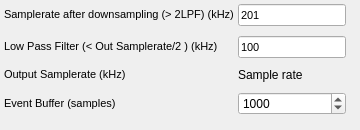
          <widget class="QWidget" name="Settings">
           <attribute name="title">
            <string>Settings</string>
           </attribute>
           <widget class="QWidget" name="layoutWidget">
            <property name="geometry">
             <rect>
              <x>0</x>
              <y>0</y>
              <width>351</width>
              <height>121</height>
             </rect>
            </property>
            <layout class="QGridLayout" name="gridLayout_15">
             <property name="horizontalSpacing">
              <number>0</number>
             </property>
             <item row="3" column="0">
              <widget class="QLabel" name="label_5">
               <property name="sizePolicy">
                <sizepolicy hsizetype="Fixed" vsizetype="Fixed">
                 <horstretch>0</horstretch>
                 <verstretch>0</verstretch>
                </sizepolicy>
               </property>
               <property name="font">
                <font>
                 <family>Arial</family>
                 <pointsize>8</pointsize>
                 <weight>50</weight>
                 <bold>false</bold>
                </font>
               </property>
               <property name="text">
                <string>Event Buffer (samples)</string>
               </property>
              </widget>
             </item>
             <item row="2" column="0">
              <widget class="QLabel" name="label_2">
               <property name="sizePolicy">
                <sizepolicy hsizetype="Fixed" vsizetype="Fixed">
                 <horstretch>0</horstretch>
                 <verstretch>0</verstretch>
                </sizepolicy>
               </property>
               <property name="font">
                <font>
                 <family>Arial</family>
                 <pointsize>8</pointsize>
                 <weight>50</weight>
                 <bold>false</bold>
                </font>
               </property>
               <property name="text">
                <string>Output Samplerate (kHz)</string>
               </property>
              </widget>
             </item>
             <item row="1" column="1">
              <widget class="QLineEdit" name="LPentry">
               <property name="sizePolicy">
                <sizepolicy hsizetype="Fixed" vsizetype="Fixed">
                 <horstretch>0</horstretch>
                 <verstretch>0</verstretch>
                </sizepolicy>
               </property>
               <property name="font">
                <font>
                 <family>Arial</family>
                 <pointsize>8</pointsize>
                 <weight>50</weight>
                 <bold>false</bold>
                </font>
               </property>
               <property name="text">
                <string>100</string>
               </property>
              </widget>
             </item>
             <item row="3" column="1">
              <widget class="QSpinBox" name="eventbufferentry">
               <property name="minimum">
                <number>10</number>
               </property>
               <property name="maximum">
                <number>100000</number>
               </property>
               <property name="value">
                <number>1000</number>
               </property>
              </widget>
             </item>
             <item row="2" column="1">
              <widget class="QLabel" name="outputsamplerateentry">
               <property name="text">
                <string>Sample rate</string>
               </property>
              </widget>
             </item>
             <item row="1" column="0">
              <widget class="QLabel" name="label_3">
               <property name="sizePolicy">
                <sizepolicy hsizetype="Fixed" vsizetype="Fixed">
                 <horstretch>0</horstretch>
                 <verstretch>0</verstretch>
                </sizepolicy>
               </property>
               <property name="font">
                <font>
                 <family>Arial</family>
                 <pointsize>8</pointsize>
                 <weight>50</weight>
                 <bold>false</bold>
                </font>
               </property>
               <property name="text">
                <string>Low Pass Filter (&lt; Out Samplerate/2 ) (kHz)</string>
               </property>
              </widget>
             </item>
             <item row="0" column="0">
              <widget class="QLabel" name="label">
               <property name="sizePolicy">
                <sizepolicy hsizetype="Fixed" vsizetype="Fixed">
                 <horstretch>0</horstretch>
                 <verstretch>0</verstretch>
                </sizepolicy>
               </property>
               <property name="font">
                <font>
                 <family>Arial</family>
                 <pointsize>8</pointsize>
                 <weight>50</weight>
                 <bold>false</bold>
                </font>
               </property>
               <property name="text">
                <string>Samplerate after downsampling (&gt; 2LPF) (kHz)</string>
               </property>
              </widget>
             </item>
             <item row="0" column="1">
              <widget class="QLineEdit" name="Samplerate_aftr_LPF">
               <property name="sizePolicy">
                <sizepolicy hsizetype="Fixed" vsizetype="Fixed">
                 <horstretch>0</horstretch>
                 <verstretch>0</verstretch>
                </sizepolicy>
               </property>
               <property name="font">
                <font>
                 <family>Arial</family>
                 <pointsize>8</pointsize>
                 <weight>50</weight>
                 <bold>false</bold>
                </font>
               </property>
               <property name="text">
                <string>201</string>
               </property>
              </widget>
             </item>
            </layout>
           </widget>
          </widget>
